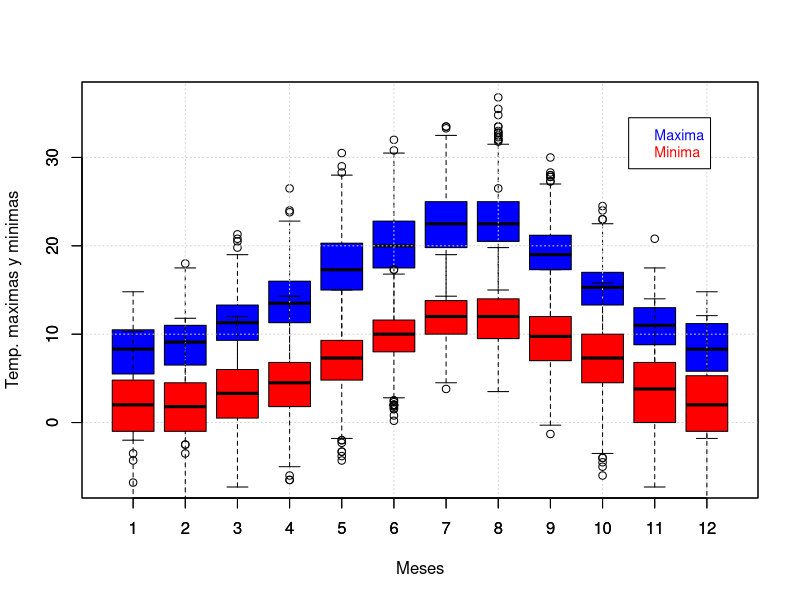
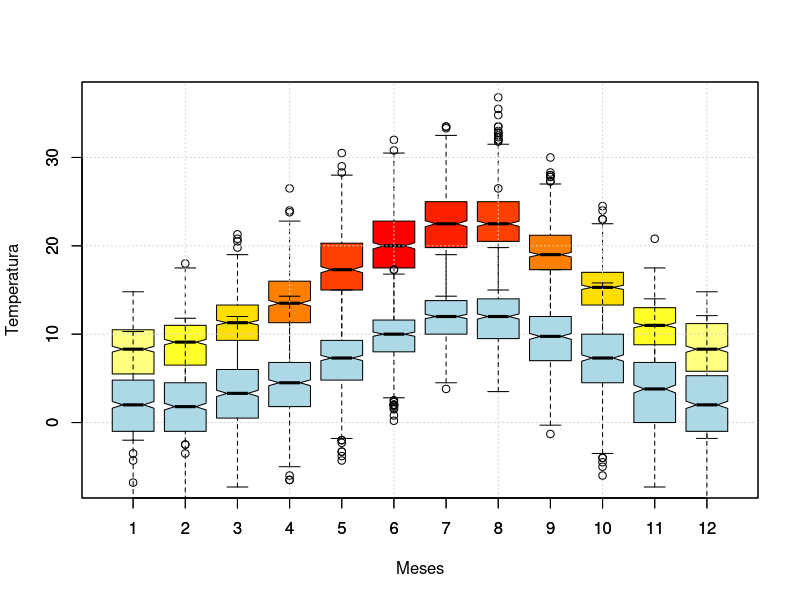
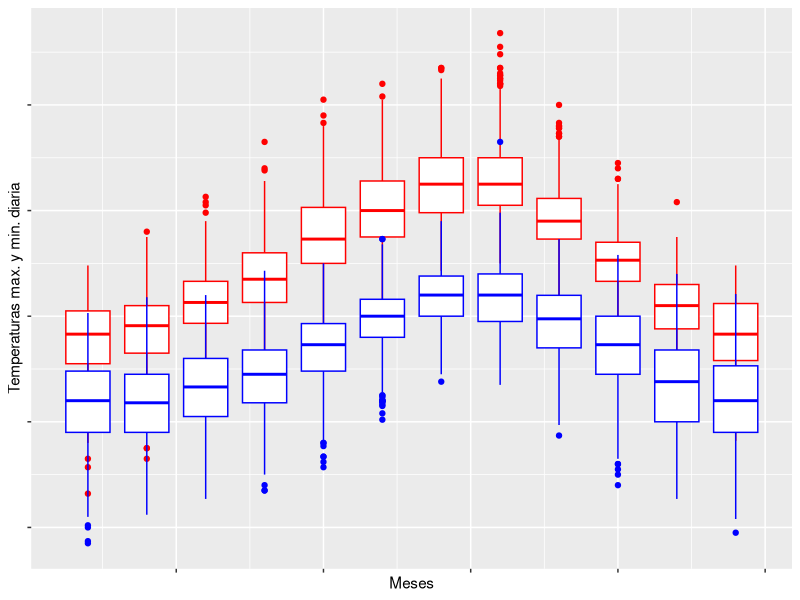
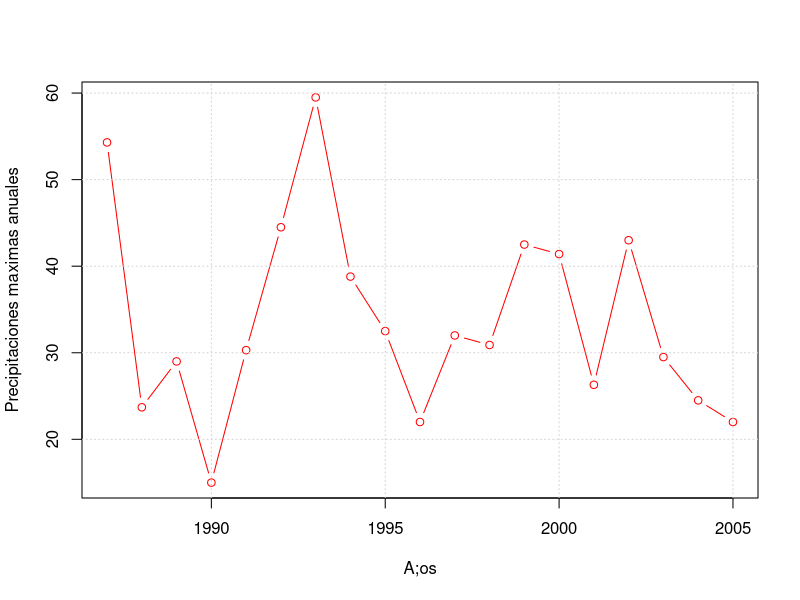
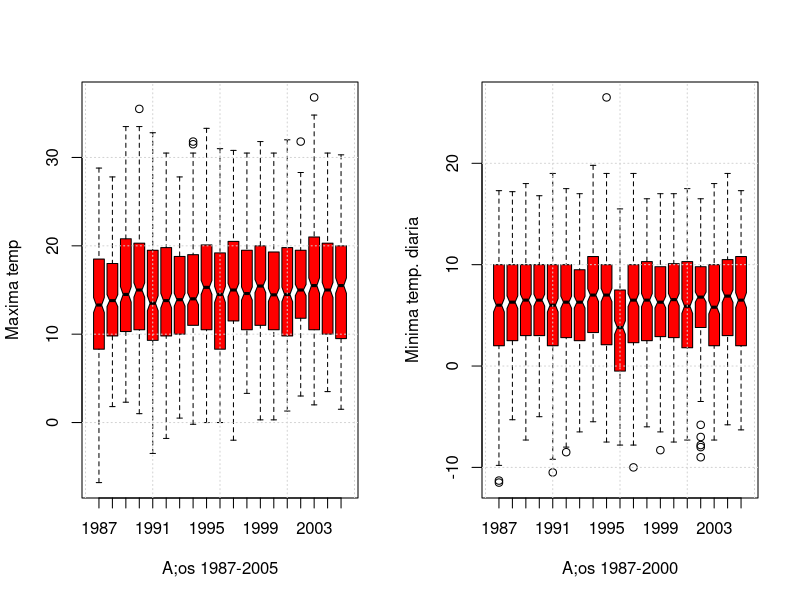
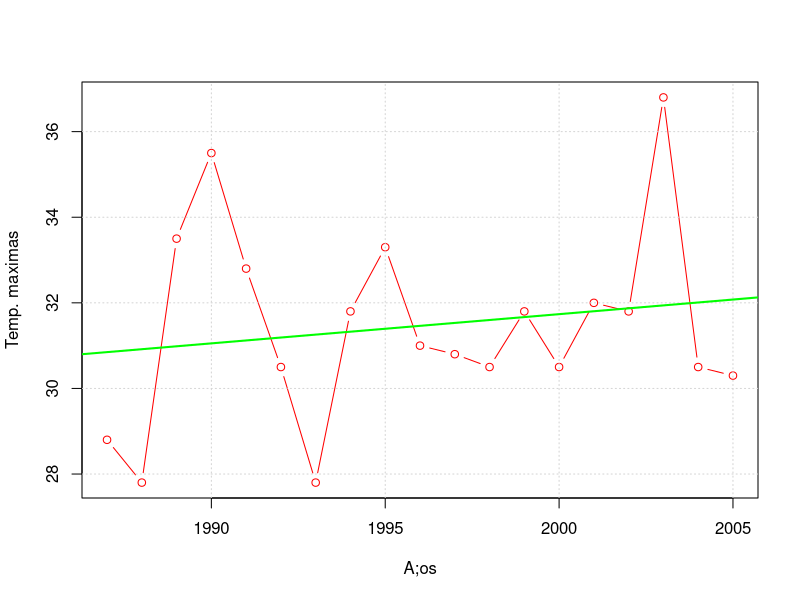
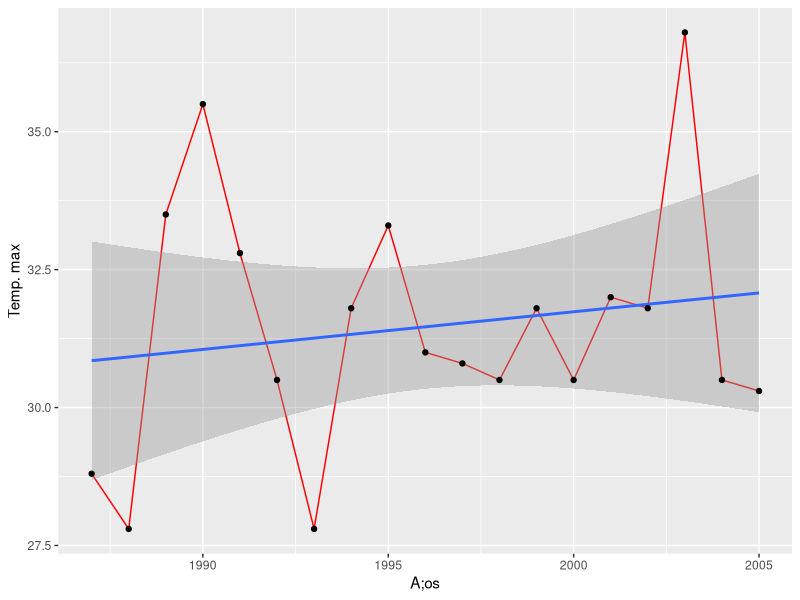
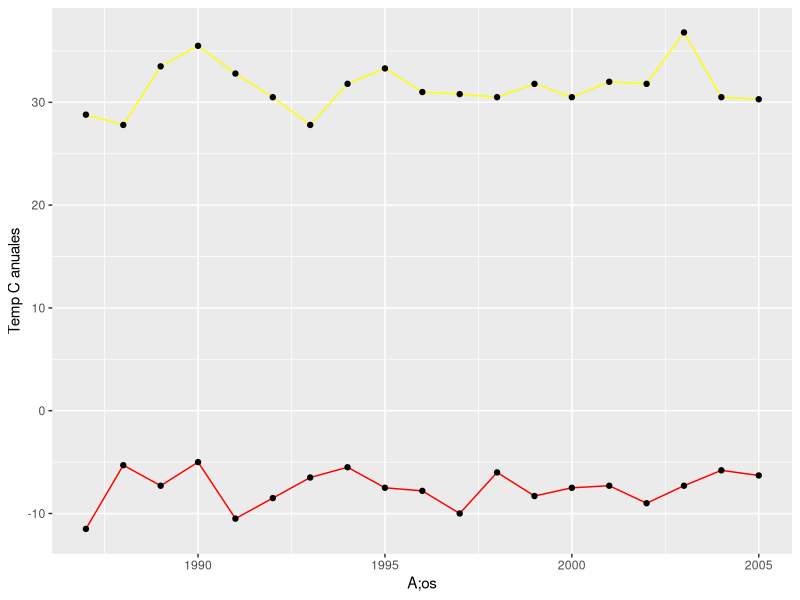

Source code (R) for these figures, in order:
## ---- chunk 1
setwd("~/Escritorio/R/Datasets")
library(knitr)
library(ggplot2)
datos_c <- read.table("Tiempo_Clima.txt", sep="\t", dec = ".", header=T)
attach(datos_c)
kable(datos_c[c(1:3, 150:152, 1300:1304), ])

## ---- chunk 2

Mes<-factor(Mes)
plot(Mes, T_Maxima, col="blue",  xlab="Meses", ylab="Temp. maximas y minimas");grid()
plot(Mes, T_Minima, col="red", add=T)
legend(10.5, 34.5, legend=c("Maxima", "Minima"), cex=0.85, text.col=c("blue", "red"))

## ---- chunk 3

estacion <- heat.colors(12)
paleta_sel <- c(11,10,8,5,3,1,2,3,5,8,10,11)
plot(Mes, T_Maxima, col=estacion[paleta_sel], xlab="Meses", ylab="Temperatura", notch=T); grid()
plot(Mes, T_Minima, col="lightblue", notch=T, add=T)


## ---- chunk 4
g<- ggplot(datos_c, aes(x=Mes, y=T_Maxima))
g+geom_boxplot(aes(group=Mes), col="red")+
  ylab("Temperaturas max. y min. diaria")+xlab("Meses")+
  theme(axis.text=element_blank())+
  geom_boxplot(aes(y=T_Minima, group=Mes), col="blue")
## ---- chunk 5
par(mfrow=(c(1,1)))
max_p <- aggregate(Precipitacion~Year, datos_c, max);max_p
plot(max_p$Year, max_p$Precipitacion, ylab="Precipitaciones maximas anuales", xlab="A;os", col="red", type="b"); grid()
## ---- chunk 6


max_temp <- aggregate(T_Maxima~Year, datos_c, max)
min_temp <- aggregate(T_Minima~Year, datos_c, min)
temp <- data.frame(Year=unique(Year), T_Maxima=max_temp[,2], T_Minima=min_temp[,2])
kable(temp)


Year<- factor(Year)
par(mfrow=c(1,2))
plot(Year, T_Maxima, ylab="Maxima temp", xlab="A;os 1987-2005", col="red", notch=TRUE);grid()
plot(Year, T_Minima,  ylab="Minima temp. diaria", xlab="A;os 1987-2000", col="red", notch=TRUE); grid()
## ---- chunk 7

par(mfrow=c(1,1))
plot(max_temp$Year, max_temp$T_Maxima, ylab="Temp. maximas", xlab="A;os", col="red", type="b");grid()
mod<- lm(max_temp$T_Maxima~max_temp$Year)
abline(mod, col="green", lwd=2)


g2<-ggplot(max_temp, aes(x=Year, y=T_Maxima))+ylab("Temp. max")+xlab("A;os")
g2+geom_line(col="red")+geom_smooth(method="lm")+geom_point()

g2<-ggplot(max_temp, aes(x=Year, y=T_Maxima))+
  ylab("Temp C anuales")+xlab("A;os")
g3<-g2+geom_line(col="yellow")+geom_point()
g4<-g3+geom_line(aes(x=min_temp$Year, y=min_temp$T_Minima), col="red")+
  geom_point(aes(x=min_temp$Year, y=min_temp$T_Minima));g4

detach(datos_c)

